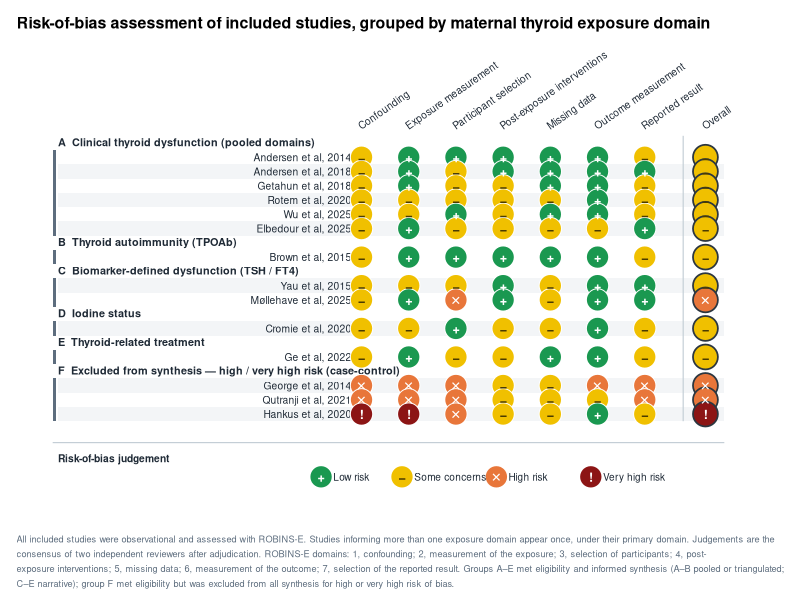
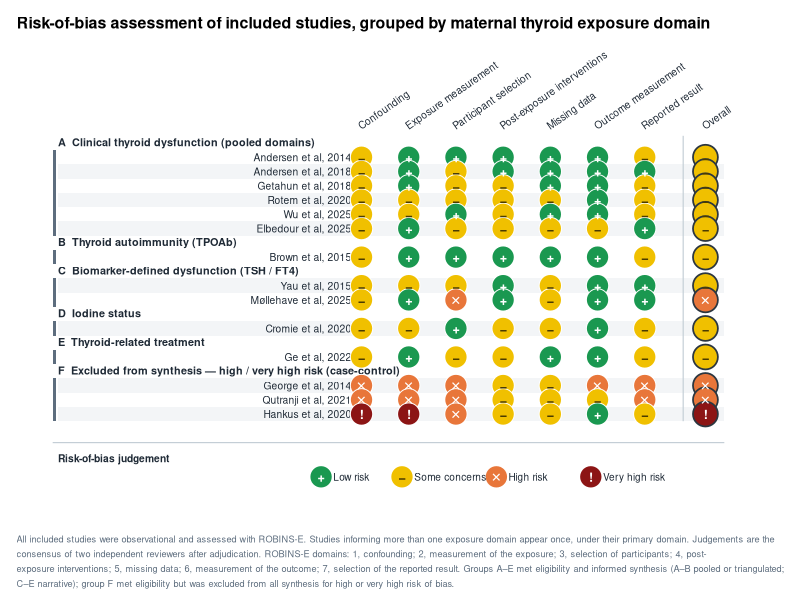

Reproduce these figures in R, in order.
suppressMessages({library(ggplot2); library(dplyr); library(grid)})
FONT <- "sans"

# paleta de risco (robvis-like, refinada)
col_lvl <- c(Low="#1a9850","Some concerns"="#f0c000",High="#e8763a","Very high"="#8c1515")
gly_lvl <- c(Low="+","Some concerns"="\u2212",High="\u2715","Very high"="!")
gcol_lvl<- c(Low="white","Some concerns"="#4a3b00",High="white","Very high"="white")
slate<-"#5d6d7e"; ink<-"#1f2a36"; bdr<-"#c4ced6"

# ---- matriz final (ROBINS-E) -----------------------------------------------
L<-"Low"; S<-"Some concerns"; H<-"High"; V<-"Very high"
robe <- tibble::tribble(
 ~study,~grp, ~D1,~D2,~D3,~D4,~D5,~D6,~D7,~Ov,
 "Andersen et al, 2014","A", S,L,L,L,L,L,S,S,
 "Andersen et al, 2018","A", S,L,S,L,L,L,L,S,
 "Getahun et al, 2018","A",  S,L,S,S,L,L,S,S,
 "Rotem et al, 2020","A",    S,S,S,S,S,L,S,S,
 "Wu et al, 2025","A",       S,S,L,S,L,L,S,S,
 "Elbedour et al, 2025","A", S,L,S,S,S,S,L,S,
 "Brown et al, 2015","B",    S,L,L,L,L,L,S,S,
 "Yau et al, 2015","C",      S,S,S,L,S,L,L,S,
 "M\u00f8llehave et al, 2025","C",S,L,H,L,S,L,L,H,
 "Cromie et al, 2020","D",   S,S,L,S,S,L,S,S,
 "Ge et al, 2022","E",       S,L,S,S,L,L,S,S,
 "George et al, 2014","F",   H,H,H,S,S,H,H,H,
 "Qutranji et al, 2021","F", H,H,H,S,S,S,H,H,
 "Hankus et al, 2020","F",V,V,H,S,S,L,S,V
)
grp_lab <- c(A="A  Clinical thyroid dysfunction (pooled domains)",
             B="B  Thyroid autoimmunity (TPOAb)",
             C="C  Biomarker-defined dysfunction (TSH / FT4)",
             D="D  Iodine status",
             E="E  Thyroid-related treatment",
             F="F  Excluded from synthesis \u2014 high / very high risk (case-control)")
dom_lab <- c(D1="Confounding",D2="Exposure measurement",D3="Participant selection",
             D4="Post-exposure interventions",D5="Missing data",D6="Outcome measurement",
             D7="Reported result",Ov="Overall")
dom_codes <- names(dom_lab)

# ---- layout vertical: sequência de linhas (cabeçalho de grupo + estudos) ----
seqr <- list(); ord<-0; rows<-list(); bands<-list()
for(g in names(grp_lab)){
  ord<-ord+1; seqr[[length(seqr)+1]]<-list(type="gh",grp=g,ord=ord)
  studs<-robe$study[robe$grp==g]
  y0<-ord
  for(s in studs){ ord<-ord+1; seqr[[length(seqr)+1]]<-list(type="st",study=s,ord=ord) }
  bands[[g]]<-c(top=y0+0.5, bot=ord+0.5)  # faixa atrás dos estudos do grupo
}
N<-ord
yof <- function(o) N-o+1   # converte ordem (1=topo) em y (maior=topo)

st_ord <- sapply(seqr, function(e) if(e$type=="st") e$ord else NA)
st_nm  <- sapply(seqr, function(e) if(e$type=="st") e$study else NA)
study_y <- setNames(yof(st_ord[!is.na(st_ord)]), st_nm[!is.na(st_nm)])
gh <- Filter(function(e) e$type=="gh", seqr)

# ---- posições de coluna ----------------------------------------------------
xcol <- c(D1=46,D2=53,D3=60,D4=67,D5=74,D6=81,D7=88, Ov=97)
labx <- 1.0; lab_right <- 44.5

# ---- células ---------------------------------------------------------------
cells <- do.call(rbind, lapply(seq_len(nrow(robe)), function(i){
  data.frame(study=robe$study[i],
             code=dom_codes,
             x=as.numeric(xcol[dom_codes]),
             y=study_y[[robe$study[i]]],
             lvl=as.character(robe[i, dom_codes]),
             stringsAsFactors=FALSE)
}))
cells$fill<-col_lvl[cells$lvl]; cells$gly<-gly_lvl[cells$lvl]; cells$gcol<-gcol_lvl[cells$lvl]
cells$ov <- cells$code=="Ov"

# zebra por estudo
zeb <- data.frame(y=unname(study_y))
zeb$fill<-ifelse(seq_len(nrow(zeb))%%2==0,"#f3f5f7","white")

# bandas e cabeçalhos de grupo
band_df<-do.call(rbind,lapply(names(bands),function(g) data.frame(grp=g,
            ymin=yof(bands[[g]]["bot"]), ymax=yof(bands[[g]]["top"]))))
gh_df<-do.call(rbind,lapply(gh,function(e) data.frame(grp=e$grp,y=yof(e$ord),lab=grp_lab[e$grp])))

# ---- RoB 2 / Hales panel removed -------------------------------------------
# The single randomized trial (Hales 2020, CATS II) was excluded at full text:
# offspring outcome ascertained by the Social Communication Questionnaire
# (screening), not clinically diagnosed ASD. All 14 included studies are
# observational and assessed with ROBINS-E (matrix above).

# ---- legenda ---------------------------------------------------------------
leg_y <- -3.0
leg <- data.frame(lvl=names(col_lvl), x=c(40,52,66,80))
leg$fill<-col_lvl[leg$lvl]; leg$gly<-gly_lvl[leg$lvl]; leg$gcol<-gcol_lvl[leg$lvl]
leg_txt<-c(Low="Low risk","Some concerns"="Some concerns",High="High risk","Very high"="Very high risk")

PT <- 7.2   # tamanho do ponto
p <- ggplot() +
  # zebra
  geom_rect(data=zeb, aes(xmin=lab_right-43.5, xmax=99.8, ymin=y-0.5, ymax=y+0.5),
            fill=zeb$fill) +
  # banda à esquerda marcando grupos (faixa fina colorida)
  geom_rect(data=band_df, aes(xmin=0.2, xmax=0.7, ymin=ymin, ymax=ymax), fill=slate) +

  # cabeçalhos de domínio (rotacionados)
  annotate("text", x=as.numeric(xcol), y=N+0.9, label=dom_lab[dom_codes],
           angle=35, hjust=0, vjust=0, family=FONT, size=2.55, color=ink) +
  annotate("segment", x=xcol["Ov"]-3.3, xend=xcol["Ov"]-3.3, y=0.5, yend=N+0.5,
           color=bdr, linewidth=0.4) +  # separador antes de Overall

  # cabeçalhos de grupo
  geom_text(data=gh_df, aes(x=labx, y=y, label=lab), hjust=0, vjust=0.4,
            family=FONT, fontface="bold", size=2.75, color=ink) +

  # nomes dos estudos
  annotate("text", x=lab_right, y=unname(study_y), label=names(study_y),
           hjust=1, family=FONT, size=2.6, color=ink) +

  # círculos ROBINS-E
  geom_point(data=cells, aes(x=x,y=y), shape=21, fill=cells$fill,
             color=ifelse(cells$ov,"#2b3640","white"),
             size=ifelse(cells$ov,PT+0.6,PT), stroke=ifelse(cells$ov,0.9,0.5)) +
  geom_text(data=cells, aes(x=x,y=y,label=gly), color=cells$gcol,
            family=FONT, fontface="bold", size=3.2) +

  # ----- separador (matriz / legenda) -----
  annotate("segment", x=0.2, xend=99.8, y=-1.0, yend=-1.0, color=bdr, linewidth=0.4) +

  # ----- legenda -----
  annotate("text", x=labx, y=leg_y+0.9, hjust=0, family=FONT, fontface="bold",
           size=2.6, color=ink, label="Risk-of-bias judgement") +
  geom_point(data=leg, aes(x=x,y=leg_y-0.4), shape=21, fill=leg$fill, color="white", size=PT, stroke=0.5) +
  geom_text(data=leg, aes(x=x,y=leg_y-0.4,label=gly), color=leg$gcol, family=FONT, fontface="bold", size=3.2) +
  geom_text(data=leg, aes(x=x+1.8,y=leg_y-0.4,label=leg_txt[lvl]), hjust=0, family=FONT, size=2.55, color=ink) +

  scale_x_continuous(limits=c(0,103)) +
  scale_y_continuous(limits=c(leg_y-1.8, N+6)) +
  coord_cartesian(clip="off") +
  labs(title="Risk-of-bias assessment of included studies, grouped by maternal thyroid exposure domain",
       caption=paste0(
       "All included studies were observational and assessed with ROBINS-E. Studies informing more than one exposure domain appear once, under their primary domain. ",
       "Judgements are the\nconsensus of two independent reviewers after adjudication. ROBINS-E domains: 1, confounding; 2, measurement of the exposure; 3, selection of participants; ",
       "4, post-\nexposure interventions; 5, missing data; 6, measurement of the outcome; 7, selection of the reported result. Groups A\u2013E met eligibility and informed ",
       "synthesis (A\u2013B pooled or triangulated;\nC\u2013E narrative); group F met eligibility but was excluded from all synthesis for high or very high risk of bias.")) +
  theme_void(base_size=10) +
  theme(text=element_text(family=FONT),
        plot.title=element_text(face="bold", size=11.5, hjust=0, margin=margin(b=2)),
        plot.caption=element_text(size=6.6, color=slate, hjust=0, lineheight=1.35, margin=margin(t=12)),
        plot.margin=margin(12,14,8,12))

ggsave("eFigure1_RiskOfBias_byDomain.png", p, width=11, height=8.0, dpi=600, bg="white")  # 600 dpi raster (JAMA min. 350)
ggsave("eFigure1_RiskOfBias_byDomain.pdf", p, width=11, height=8.0, device=cairo_pdf, bg="white")  # vector: preferred for line art
cat("rob ok\n")
